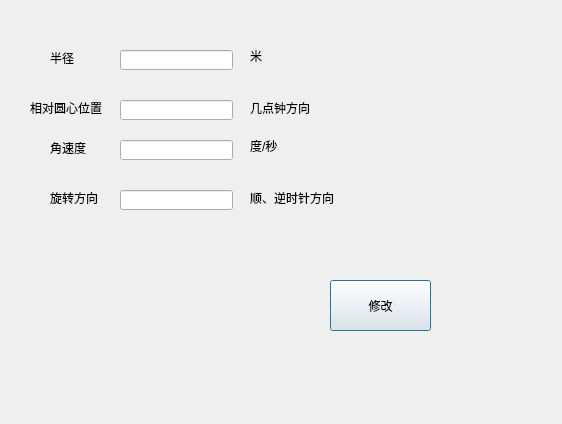
<?xml version="1.0" encoding="UTF-8"?>
<ui version="4.0">
 <class>Dialog</class>
 <widget class="QDialog" name="Dialog">
  <property name="geometry">
   <rect>
    <x>0</x>
    <y>0</y>
    <width>562</width>
    <height>424</height>
   </rect>
  </property>
  <property name="windowTitle">
   <string>Dialog</string>
  </property>
  <widget class="QLabel" name="label">
   <property name="geometry">
    <rect>
     <x>50</x>
     <y>50</y>
     <width>51</width>
     <height>16</height>
    </rect>
   </property>
   <property name="text">
    <string>半径</string>
   </property>
  </widget>
  <widget class="QLineEdit" name="lineEdit_R">
   <property name="geometry">
    <rect>
     <x>120</x>
     <y>50</y>
     <width>113</width>
     <height>20</height>
    </rect>
   </property>
  </widget>
  <widget class="QLabel" name="label_2">
   <property name="geometry">
    <rect>
     <x>250</x>
     <y>50</y>
     <width>54</width>
     <height>12</height>
    </rect>
   </property>
   <property name="text">
    <string>米</string>
   </property>
  </widget>
  <widget class="QLabel" name="label_3">
   <property name="geometry">
    <rect>
     <x>250</x>
     <y>100</y>
     <width>81</width>
     <height>16</height>
    </rect>
   </property>
   <property name="text">
    <string>几点钟方向</string>
   </property>
  </widget>
  <widget class="QLabel" name="label_4">
   <property name="geometry">
    <rect>
     <x>30</x>
     <y>100</y>
     <width>81</width>
     <height>16</height>
    </rect>
   </property>
   <property name="text">
    <string>相对圆心位置</string>
   </property>
  </widget>
  <widget class="QLineEdit" name="lineEdit_WZ">
   <property name="geometry">
    <rect>
     <x>120</x>
     <y>100</y>
     <width>113</width>
     <height>20</height>
    </rect>
   </property>
  </widget>
  <widget class="QLabel" name="label_5">
   <property name="geometry">
    <rect>
     <x>250</x>
     <y>140</y>
     <width>54</width>
     <height>12</height>
    </rect>
   </property>
   <property name="text">
    <string>度/秒</string>
   </property>
  </widget>
  <widget class="QLabel" name="label_6">
   <property name="geometry">
    <rect>
     <x>50</x>
     <y>140</y>
     <width>51</width>
     <height>16</height>
    </rect>
   </property>
   <property name="text">
    <string>角速度</string>
   </property>
  </widget>
  <widget class="QLineEdit" name="lineEdit_JSD">
   <property name="geometry">
    <rect>
     <x>120</x>
     <y>140</y>
     <width>113</width>
     <height>20</height>
    </rect>
   </property>
  </widget>
  <widget class="QLabel" name="label_7">
   <property name="geometry">
    <rect>
     <x>250</x>
     <y>190</y>
     <width>101</width>
     <height>16</height>
    </rect>
   </property>
   <property name="text">
    <string>顺、逆时针方向</string>
   </property>
  </widget>
  <widget class="QLabel" name="label_8">
   <property name="geometry">
    <rect>
     <x>50</x>
     <y>190</y>
     <width>51</width>
     <height>16</height>
    </rect>
   </property>
   <property name="text">
    <string>旋转方向</string>
   </property>
  </widget>
  <widget class="QLineEdit" name="lineEdit_XZFX">
   <property name="geometry">
    <rect>
     <x>120</x>
     <y>190</y>
     <width>113</width>
     <height>20</height>
    </rect>
   </property>
  </widget>
  <widget class="QPushButton" name="pushButton">
   <property name="geometry">
    <rect>
     <x>330</x>
     <y>280</y>
     <width>101</width>
     <height>51</height>
    </rect>
   </property>
   <property name="text">
    <string>修改</string>
   </property>
  </widget>
 </widget>
 <resources/>
 <connections/>
</ui>
